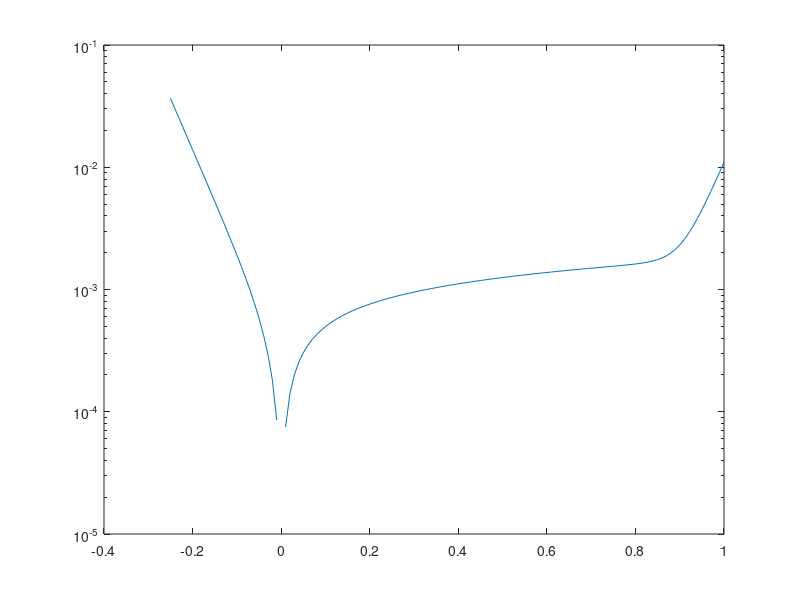

Reproduce this figure in MATLAB.
clear;close all;
% Defining constants
epsilon0 = 8.854 * 10^-12;epsilon_si = 11.68;   % S.I. units
epsilon_sio2 = 3.9;
nm = 1e-9;                                      % nano meter -> m
k = 1.38e-23;                                   % S.I. units
q = 1.6e-19;                                    % S.I. units
T = 300;                                        % K

% p-type
doping_na = 1e17;           %(cm^-3)
doping_na = doping_na*1e6;  %(m^-3)
n_i = 1.5e10;               %(cm^-3)
n_i = n_i*1e6;              %(m^-3)


np0 = n_i^2/doping_na;
pp0 = doping_na;
epsilon = epsilon0*epsilon_si;
epsilon_ox=epsilon_sio2*epsilon0;

Vt = k*T/q;
phi_f = Vt*log(pp0/n_i);
Vs = -0.25:0.01:1;

expr = cosh((Vs-phi_f)/Vt) + (Vs/Vt)*sinh(phi_f/Vt) - cosh(phi_f/Vt);
Q = 2*sign(Vs).*sqrt(q*epsilon*n_i*Vt*expr);

semilogy(Vs,abs(Q));